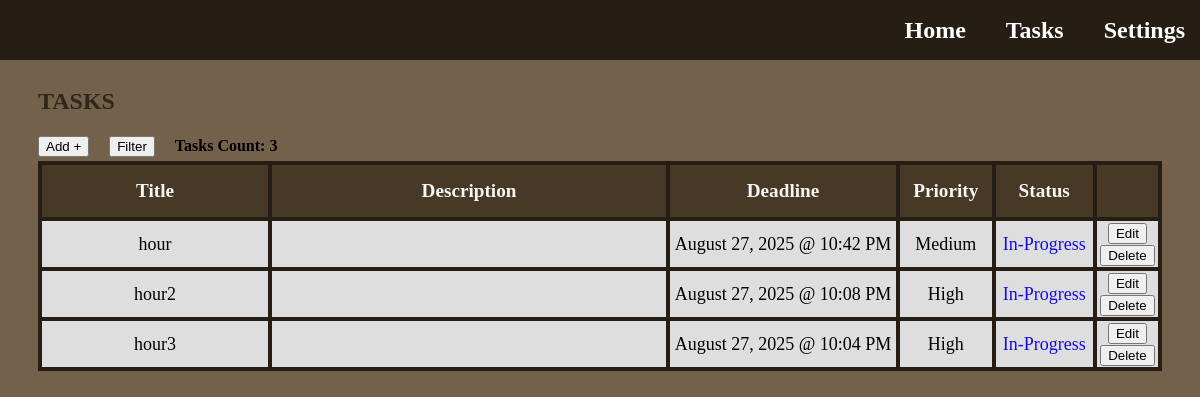
/tasks (signed in), run on an earlier commit of the app's database.
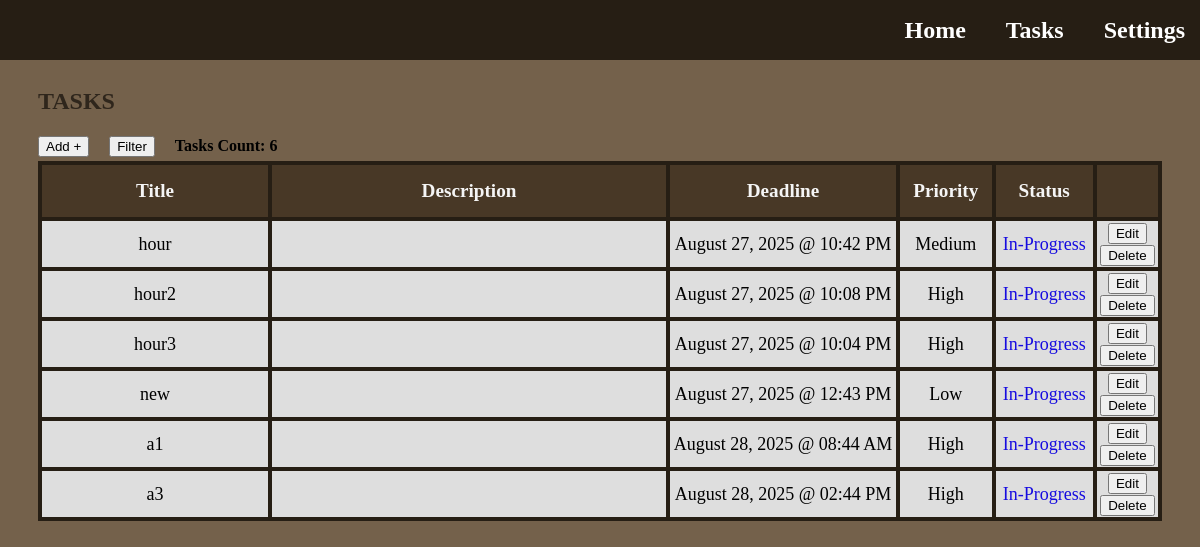
And on a later commit of the database.
### app.py (models this page shows)
class Task(db.Model):
    id = db.Column(db.Integer, primary_key=True)
    title = db.Column(db.String(128), nullable=False)
    description = db.Column(db.Text, nullable=True)
    priority = db.Column(db.String(50), nullable=False)
    deadline = db.Column(db.DateTime, nullable=True)
    status = db.Column(db.String(50), nullable=False, default='In-Progress')
    set_today_reminder = db.Column(db.Boolean, nullable=False, default=True)
    set_tomorrow_reminder = db.Column(db.Boolean, nullable=False, default=True)
    user_id = db.Column(db.Integer, db.ForeignKey('user.id'), nullable=False)
    user = db.relationship('User', backref=db.backref('tasks', lazy=True))

### app.py (the view, shortened to what this page needs)
@app.route('/tasks')
def tasks():
    user_id = session['user_id']
    sort_title = session.get('sort_title')
    sort_type = session.get('sort_type')
    filter_priorities = session.get('filter_priorities', [])
    filter_status = session.get('filter_status', [])
    filter_months = session.get('filter_months', [])
    filter_year = session.get('filter_year', None)
    filter_day = session.get('filter_day', None)
    priority_order_descending = case(
        (Task.priority == 'High', 1),
        (Task.priority == 'Medium', 2),
        (Task.priority == 'Low', 3),
    )
    priority_order_ascending = case(
        (Task.priority == 'Low', 1),
        (Task.priority == 'Medium', 2),
        (Task.priority == 'High', 3),
    )
    status_order_complete = case(
        (Task.status == 'Complete', 1),
        (Task.status == 'In-Progress', 2)
    )
    status_order_in_progress = case(
        (Task.status == 'In-Progress', 1),
        (Task.status == 'Complete', 2)
    )
    query = Task.query.filter_by(user_id=user_id)
    if filter_priorities: # Only true if not empty
        query = query.filter(Task.priority.in_(filter_priorities)) # Filter by checked priorities within given priority list
    if filter_status:
        query = query.filter(Task.status.in_(filter_status)) # Filter by checked status within given status list
    if filter_months:
        query = query.filter(extract('month', Task.deadline).in_(filter_months)) # Filter by checked months within given months list; extract(...) - returns month number from Task columns and matches to filter months list
    if filter_year:
        query = query.filter(extract('year', Task.deadline) == filter_year) # Filter by typed year; extracts year from deadline column in database
    if filter_day:
        query = query.filter(extract('day', Task.deadline) == filter_day) # Filter by typed day; extracts day from deadline column in database
    user_tasks = query.all()  # Get all tasks for this user according to the id, default order is by date task was created from earliest to latest
    user_tasks_count = query.count() # Gets the total count of tasks of the user
    return render_template('tasks.html', tasks=user_tasks, count=user_tasks_count, sort_title=sort_title, sort_type=sort_type, filter_priorities=filter_priorities, filter_status=filter_status, filter_months=filter_months, filter_year=filter_year, filter_day=filter_day)

### templates/tasks.html (shortened to what this page needs)
{% extends "base.html" %}
{% block content %}
  <h1 class="title-page">Tasks</h1>
  <div class="task-features">
    <button href="#" type="button" class="add-button" onclick="openPopup('add-task')">Add +</button>
    <button type="button" class="filter-sort-button" onclick="openPopup('filter-sort-task')">Filter</button>
    <h4>Tasks Count: {{ count }} </h2>
  </div>
  <section class="tasks-section">
      <table class="tasks-table">
        <thead class="table-header">
          <tr>
              <th class="task-title">Title</th>
              <th class="task-description">Description</th>
              <th class="task-deadline">Deadline</th>
              <th class="task-priority">Priority</th>
              <th class="task-status">Status</th>
              <th class="task-options"></th>
          </tr>
        </thead>
        <tbody id="task-body">
          {% for task in tasks %}
          <tr id="task-row">
            <td>{{ task.title }}</td>
            <td>{{ task.description }}</td>
            <td>{{ task.deadline.strftime('%B %d, %Y @ %I:%M %p')  }}</td>
            <td>{{ task.priority }}</td>
            <td class="task-status-data">
              <a href="{{ url_for('change_task_status', task_id=task.id)}}"
              class="task-status {{ task.status | lower | replace(' ', '-') }}">
                {{ task.status }}
              </a>
            </td>
            <td>
              <a>
                <button type="button" class="edit-button" onclick="openEditPopup(this, 'edit-task')"
                  data-id="{{ task.id }}"
                  data-title="{{ task.title }}"
                  data-description="{{ task.description }}"
                  data-priority="{{ task.priority }}"
                  data-deadline="{{ task.deadline.strftime('%B %d %Y @ %I:%M %p')  }}"
                  >
                  Edit
                </button>
              </a>
              <a href="{{ url_for('delete_task', task_id=task.id)}}">
                <button type="button" class="delete-button">Delete</button>
              </a>
            </td>
          </tr>
          {% else %}
          <tr>
            <td colspan="6">No tasks available.</td>
          </tr>
          {% endfor %}
        </tbody>
      </table>
  </section>
{% endblock %}

### templates/base.html (shortened to what this page needs)
<!DOCTYPE html>
<html lang="en">
<head>
    <link rel="stylesheet" href="{{ url_for('static', filename='style.css') }}">
</head>
<body class="homepage">
    <header class="navbar">
        <nav class="navbar-links">
            <a href="{{ url_for('home') }}">Home</a>
            <a href="{{ url_for('tasks') }}">Tasks</a>
            <a href="{{ url_for('settings') }}">Settings</a>
        </nav>
    </header>
    <main>
        {% block content %}{% endblock %}
    </main>
</body>
</html>

### static/style.css (style rules this page uses)
html, body { min-width: 800px; overflow-x: auto; }
.title-page { margin-top: 80px; margin-left: 30px; font-size: x-large; font-weight: bolder; text-transform: uppercase; font-family: 'Lucida Handwriting'; color: #2f261c; }
.homepage { background-color: #74614b; }
.navbar { background-color: #261e14; position: fixed; top: 0; left: 0; width: 100%; height: 60px; padding-left: 5px; display: flex; justify-content: flex-end; align-items: center; z-index: 1000; }
.navbar-links { display: flex; gap: 20px; }
.navbar-links a { font-family: 'Lucida Handwriting'; color: white; margin-right: 20px; font-weight: bold; font-size: 24px; text-decoration: none; }
.tasks-section { margin-left: 30px; margin-right: 30px; display: flex; justify-content: center; }
.tasks-table { border-collapse: collapse; width: 100%; height: 50%; table-layout: fixed; }
.tasks-table th, .tasks-table td { border: 4px solid #261e14; color: black; font-size: large; text-align: center; background: rgb(222, 222, 222); }
.tasks-table th { color: whitesmoke; font-weight: bolder; font-size: larger; height: 50px; background-color: #483826; }
.task-title { width: 20%; }
.task-description { white-space: normal; word-break: break-word; max-width: 400px; width: 35%; }
.task-deadline { width: 20%; }
.task-priority { width: 8%; }
.task-status { width: 8.5%; }
.task-options { width: 8.5; }
.task-status-data { text-decoration: none; color: white }
.task-status.in-progress { color: rgb(22, 11, 224); text-decoration: none; }
.task-features { margin-left: 30px; margin-right: 30px; height: 30px; display: flex; justify-content: flex-start; align-items: center; gap: 20px; }
.add-button { color: black; text-decoration: none; }

What changed in the data, as far as the page shows it:
added Task: title "new", deadline "August 27, 2025 @ 12:43 PM", priority "Low", status "In-Progress"
added Task: title "a1", deadline "August 28, 2025 @ 08:44 AM", priority "High", status "In-Progress"
added Task: title "a3", deadline "August 28, 2025 @ 02:44 PM", priority "High", status "In-Progress"
Also different on the page:
{{ count }}: "3" → "6"
